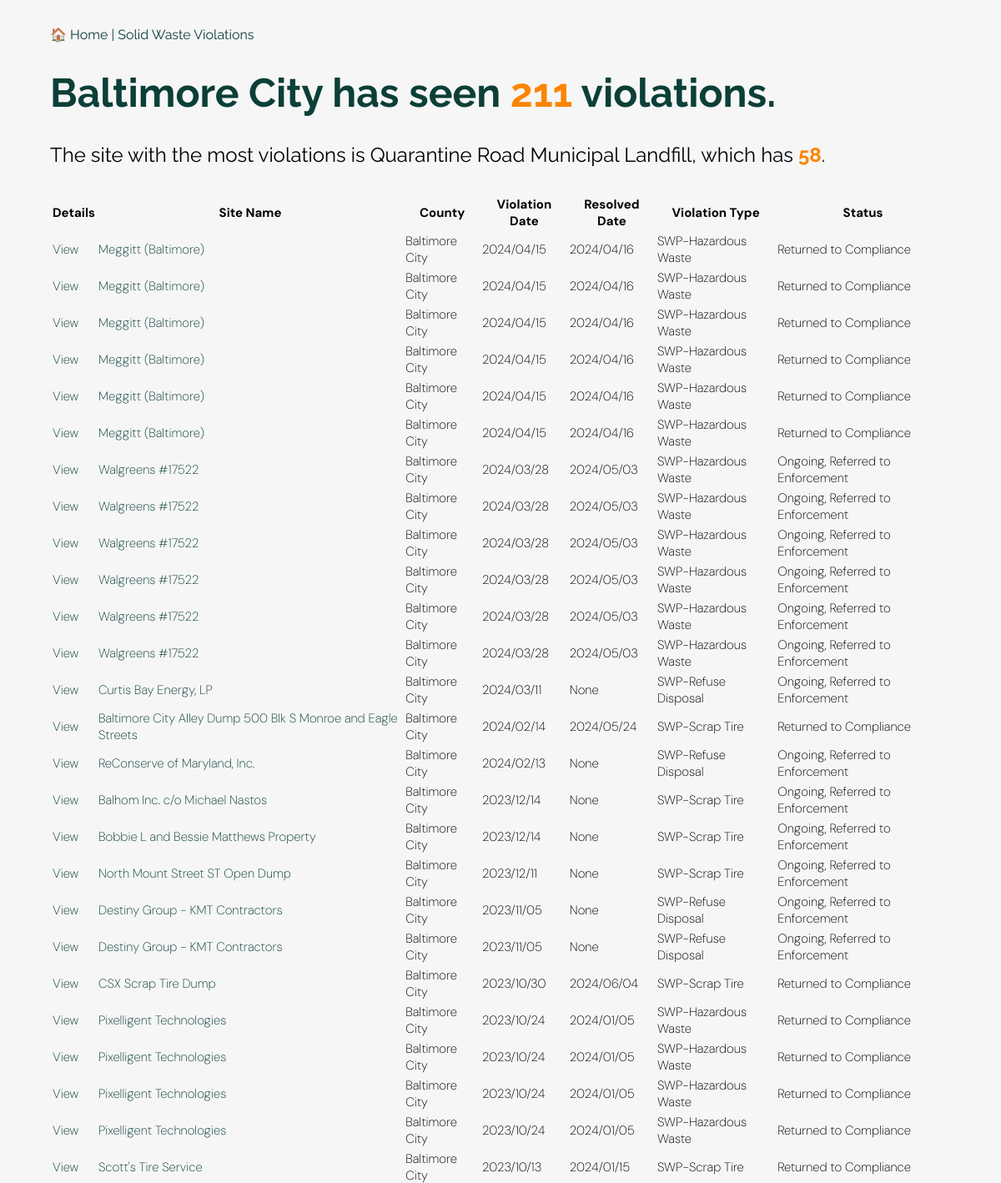
The page /county/baltimore-city (upper part) on the database its author committed.
### app.py (models this page shows, shortened)
class Violation(Model):
    site_no = CharField()
    site_name = CharField()
    street_address = CharField()
    city_state_zip = CharField()
    county = CharField()
    media = CharField()
    violation_date = DateTimeField()
    status = CharField()
    resolved_date = DateTimeField()
    violation = CharField()
    id = CharField(primary_key=True, unique=True)
    latitude = FloatField()
    longitude = FloatField()
    class Meta:
        table_name = "violations"
        database = db

### app.py (the view)
@app.route("/county/<slug>")
def county(slug):
    county = County.get(County.slug == slug)
    county_total_count = Violation.select().where(Violation.county == county.county).count()
    total_violations = (Violation
                        .select()
                        .where(Violation.county == county.county)
                        .count())
    violation_list = Violation.select().where(
        Violation.county == county.county
    ).order_by(Violation.violation_date.desc())
    most_violations_site = (
        Violation
        .select(Violation.site_no, Violation.site_name, fn.COUNT(Violation.site_no).alias('count'))
        .where(Violation.county == county.county)
        .group_by(Violation.site_no, Violation.site_name)
        .order_by(fn.COUNT(Violation.site_no).desc())
        .limit(1)
        .get()
    )
    most_violations_info = {
        'site_no': most_violations_site.site_no,
        'site_name': most_violations_site.site_name,
        'count': most_violations_site.count
    }
    return render_template('county.html', county=county, county_total_count=county_total_count, violation_list = violation_list,most_violations_info=most_violations_info)

### templates/county.html (shortened to what this page needs)
<!doctype html>
<html>
  <head>
    <link href="https://cdn.datatables.net/v/dt/dt-2.0.7/r-3.0.2/datatables.min.css" rel="stylesheet">
    <link rel="stylesheet" href="{{ url_for('static', filename='style.css') }}">
  </head>
  <body>
      <div class="jumbotron">
        <div class="container">
          <nav class="navbar navbar-expand-lg navbar-dark bg-dark">
            <a class="navbar-brand" href="/">&#127968 Home | Solid Waste Violations</a>
          </nav>
          <h1 class="display-4"> {{ county.county }} has seen <div class="total">{{ county_total_count }}</div> violations.</h1>
          <h2>The site with the most violations is {{ most_violations_info.site_name }}, which has <div class="total">{{ most_violations_info.count }}</div>.</h2>
          <table id="violations" class="display">
          <thead>
            <tr>
              <th>Details</th>
              <th>Site Name</th>
              <th>County</th>
              <th>Violation Date</th>
              <th>Resolved Date</th>
              <th>Violation Type</th>
              <th>Status</th>
          </tr>
        </thead>
        <tbody>
          {% for violation in violation_list %}
          <tr>
            <td><a href="{{ url_for('detail', id=violation.id) }}">View</a></td>
            <td><a href="{{ url_for('site', site_no=violation.site_no) }}">{{ violation.site_name }}</a></td>
            <td>{{ violation.county }}</td>
            <td>{{ violation.violation_date }}</td>
            <td>{{ violation.resolved_date if violation.resolved_date not in ['', 'None'] else 'None' }}</td>
            <td>{{ violation.media }}</td>
            <td>{{ violation.status }}</td>
          </tr>
          {% endfor %}
        </tbody>
        </table>
        </div>
      </div>
  </body>
</html>

### static/style.css (style rules this page uses)
table { font-size: 15px; font-family: 'DM Sans', sans-serif; font-weight: 200; table-layout: fixed; margin: auto; }
.container { width: 90%; margin: auto; overflow-x: auto; }
tr, td, th { border-color: #f2f2f2; box-sizing: border-box; }
body { margin: 0 auto; padding: 0; font-family: 'Raleway', sans-serif; background-color: #F6F6F6; max-width: 1200px; margin-top: 2em; margin-bottom: 1em; }
h1 { color: #0B3F38; font-size: 3em; }
.total { font-weight: bold; color: #fb8500; display: inline; }
a { text-decoration: none; color: #0B3F38; }
h1 { font-size: 3em; }
h2 { font-weight: normal; }

### rows shown on the page
Violation: site_name "Curtis Bay Energy, LP", county "Baltimore City", violation_date "2024/03/11", resolved_date "None", media "SWP-Refuse Disposal", status "Ongoing, Referred to Enforcement"
Violation: site_name "Baltimore City Alley Dump 500 Blk S Monroe and Eagle Streets", county "Baltimore City", violation_date "2024/02/14", resolved_date "2024/05/24", media "SWP-Scrap Tire", status "Returned to Compliance"
Violation: site_name "ReConserve of Maryland, Inc.", county "Baltimore City", violation_date "2024/02/13", resolved_date "None", media "SWP-Refuse Disposal", status "Ongoing, Referred to Enforcement"
Violation: site_name "Balhom Inc. c/o Michael Nastos", county "Baltimore City", violation_date "2023/12/14", resolved_date "None", media "SWP-Scrap Tire", status "Ongoing, Referred to Enforcement"
Violation: site_name "Bobbie L and Bessie Matthews Property", county "Baltimore City", violation_date "2023/12/14", resolved_date "None", media "SWP-Scrap Tire", status "Ongoing, Referred to Enforcement"
Violation: site_name "North Mount Street ST Open Dump", county "Baltimore City", violation_date "2023/12/11", resolved_date "None", media "SWP-Scrap Tire", status "Ongoing, Referred to Enforcement"
Violation: site_name "Destiny Group - KMT Contractors", county "Baltimore City", violation_date "2023/11/05", resolved_date "None", media "SWP-Refuse Disposal", status "Ongoing, Referred to Enforcement"
Violation: site_name "Destiny Group - KMT Contractors", county "Baltimore City", violation_date "2023/11/05", resolved_date "None", media "SWP-Refuse Disposal", status "Ongoing, Referred to Enforcement"
Violation: site_name "CSX Scrap Tire Dump", county "Baltimore City", violation_date "2023/10/30", resolved_date "2024/06/04", media "SWP-Scrap Tire", status "Returned to Compliance"
Violation: site_name "Pixelligent Technologies", county "Baltimore City", violation_date "2023/10/24", resolved_date "2024/01/05", media "SWP-Hazardous Waste", status "Returned to Compliance"
Violation: site_name "Pixelligent Technologies", county "Baltimore City", violation_date "2023/10/24", resolved_date "2024/01/05", media "SWP-Hazardous Waste", status "Returned to Compliance"
Violation: site_name "Pixelligent Technologies", county "Baltimore City", violation_date "2023/10/24", resolved_date "2024/01/05", media "SWP-Hazardous Waste", status "Returned to Compliance"
Violation: site_name "Pixelligent Technologies", county "Baltimore City", violation_date "2023/10/24", resolved_date "2024/01/05", media "SWP-Hazardous Waste", status "Returned to Compliance"
Violation: site_name "Scott's Tire Service", county "Baltimore City", violation_date "2023/10/13", resolved_date "2024/01/15", media "SWP-Scrap Tire", status "Returned to Compliance"

### other values the page prints
{{ county.county }} "Baltimore City"
{{ county_total_count }} "211"
{{ most_violations_info.site_name }} "Quarantine Road Municipal Landfill"
{{ most_violations_info.count }} "58"
{{ violation.site_name }} "Meggitt (Baltimore)" "Meggitt (Baltimore)" "Meggitt (Baltimore)" "Meggitt (Baltimore)" "Meggitt (Baltimore)" "Meggitt (Baltimore)" "Walgreens #17522" "Walgreens #17522" "Walgreens #17522" "Walgreens #17522" "Walgreens #17522" "Walgreens #17522"
{{ violation.county }} "Baltimore City" "Baltimore City" "Baltimore City" "Baltimore City" "Baltimore City" "Baltimore City" "Baltimore City" "Baltimore City" "Baltimore City" "Baltimore City" "Baltimore City" "Baltimore City"
{{ violation.violation_date }} "2024/04/15" "2024/04/15" "2024/04/15" "2024/04/15" "2024/04/15" "2024/04/15" "2024/03/28" "2024/03/28" "2024/03/28" "2024/03/28" "2024/03/28" "2024/03/28"
{{ violation.media }} "SWP-Hazardous Waste" "SWP-Hazardous Waste" "SWP-Hazardous Waste" "SWP-Hazardous Waste" "SWP-Hazardous Waste" "SWP-Hazardous Waste" "SWP-Hazardous Waste" "SWP-Hazardous Waste" "SWP-Hazardous Waste" "SWP-Hazardous Waste" "SWP-Hazardous Waste" "SWP-Hazardous Waste"
{{ violation.status }} "Returned to Compliance" "Returned to Compliance" "Returned to Compliance" "Returned to Compliance" "Returned to Compliance" "Returned to Compliance" "Ongoing, Referred to Enforcement" "Ongoing, Referred to Enforcement" "Ongoing, Referred to Enforcement" "Ongoing, Referred to Enforcement" "Ongoing, Referred to Enforcement" "Ongoing, Referred to Enforcement"
